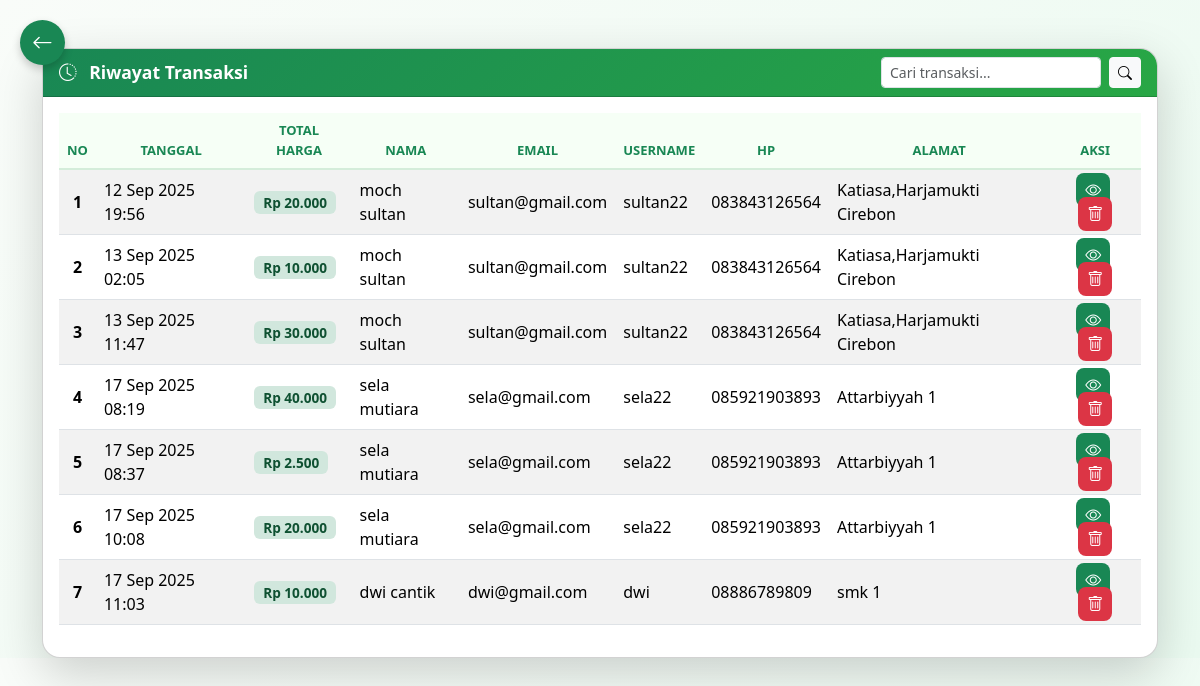
/riwayat_admin.php, run on the app's committed database.
### tables this page shows
CREATE TABLE `tb_transaksi` (
  `id_transaksi` int NOT NULL,
  `id_pelanggan` int NOT NULL,
  `tanggal` datetime NOT NULL,
  `total_harga` int NOT NULL
);

CREATE TABLE `tb_user` (
  `id` int NOT NULL,
  `nama` varchar(100) NOT NULL,
  `email` varchar(100) NOT NULL,
  `foto_profil` varchar(255) DEFAULT NULL,
  `username` varchar(50) NOT NULL,
  `password` varchar(255) NOT NULL,
  `hp` varchar(20) DEFAULT NULL,
  `alamat` text,
  `role` enum('admin','pelanggan') NOT NULL DEFAULT 'pelanggan',
  `created` timestamp NULL DEFAULT CURRENT_TIMESTAMP
);

### riwayat_admin.php (the view, shortened to what this page needs)
<?php
include "koneksi.php";
$sql = "
    SELECT t.id_transaksi, t.tanggal, t.total_harga,
           u.nama, u.email, u.username, u.hp, u.alamat
    FROM tb_transaksi t
    JOIN tb_user u ON t.id_pelanggan = u.id
";
$sql .= " ORDER BY t.tanggal ASC";
$result = mysqli_query($koneksi, $sql);
?>
<!DOCTYPE html>
<html lang="id">
<head>
  <link href="https://cdn.jsdelivr.net/npm/bootstrap@5.3.2/dist/css/bootstrap.min.css" rel="stylesheet">
  <link href="https://cdn.jsdelivr.net/npm/bootstrap-icons/font/bootstrap-icons.css" rel="stylesheet">
</head>
<body>
<a href="dashboard.php" class="btn-back" title="Kembali ke Dashboard">
  <i class="bi bi-arrow-left"></i>
</a>
<div class="container mt-5">
  <div class="card shadow-lg">
    <div class="card-header d-flex justify-content-between align-items-center">
      <span><i class="bi bi-clock-history me-2"></i> Riwayat Transaksi</span>
      <form class="d-flex" role="search" method="get">
        <input class="form-control form-control-sm me-2"
               type="search"
               placeholder="Cari transaksi..."
               name="q"
               value="<?= htmlspecialchars($_GET['q'] ?? '') ?>">
        <button class="btn btn-light btn-sm" type="submit">
          <i class="bi bi-search"></i>
        </button>
      </form>
    </div>
    <div class="card-body">
      <div class="table-responsive">
        <table class="table table-striped table-hover align-middle">
          <thead class="text-center">
            <tr>
              <th>No</th>
              <th>Tanggal</th>
              <th>Total Harga</th>
              <th>Nama</th>
              <th>Email</th>
              <th>Username</th>
              <th>HP</th>
              <th>Alamat</th>
              <th>Aksi</th>
            </tr>
          </thead>
          <tbody>
            <?php
              $no = 1;
              while ($row = mysqli_fetch_assoc($result)) :
            ?>
              <tr>
                <td class="text-center fw-semibold"><?= $no++ ?></td>
                <td><?= date("d M Y H:i", strtotime($row['tanggal'])) ?></td>
                <td><span class="badge badge-price">Rp <?= number_format($row['total_harga'], 0, ',', '.') ?></span></td>
                <td><?= htmlspecialchars($row['nama']) ?></td>
                <td><?= htmlspecialchars($row['email']) ?></td>
                <td><?= htmlspecialchars($row['username']) ?></td>
                <td><?= htmlspecialchars($row['hp']) ?></td>
                <td><?= htmlspecialchars($row['alamat']) ?></td>
                <td class="text-center">
                  <a href="detail_transaksi_admin.php?id=<?= $row['id_transaksi'] ?>"
                     class="action-btn view me-1" title="Lihat Detail">
                     <i class="bi bi-eye"></i>
                  </a>
                  <a href="hapus_transaksi.php?id=<?= $row['id_transaksi'] ?>"
                     class="action-btn delete"
                     onclick="return confirm('Yakin hapus transaksi ini?')"
                     title="Hapus">
                     <i class="bi bi-trash"></i>
                  </a>
                </td>
              </tr>
            <?php endwhile; ?>
          </tbody>
        </table>
      </div>
    </div>
  </div>
</div>
</body>
</html>

### riwayat_admin.php (style rules this page uses)
body { background: linear-gradient(135deg, #f9fcf9, #eafaf0); font-family: "Segoe UI", sans-serif; }
.card { border-radius: 18px; overflow: hidden; }
.card-header { background: linear-gradient(135deg, #198754, #28a745); color: white; font-weight: 600; font-size: 1.1rem; }
.table thead th { background-color: #f6fff6; color: #198754; font-weight: 600; text-transform: uppercase; font-size: 13px; border-bottom: 2px solid #d4edda; }
.table-striped tbody tr:nth-of-type(odd) { background-color: #fdfdfd; }
.badge-price { background: #d1e7dd; color: #0f5132; font-weight: 600; font-size: 0.85rem; }
.action-btn { border: none; padding: 6px 9px; border-radius: 8px; }
.action-btn.view { background-color: #198754; color: white; }
.action-btn.delete { background-color: #dc3545; color: white; }
.btn-back { position: fixed; top: 20px; left: 20px; background: #198754; color: #fff; font-size: 1.3rem; width: 45px; height: 45px; border-radius: 50%; display: flex; align-items: center; justify-content: center; box-shadow: 0 4px 8px rgba(0,0,0,0.2); transition: all 0.3s ease; text-decoration: none; z-index: 999; }

### data on the page
tb_transaksi: tanggal "12 Sep 2025 19:56", total_harga "20.000", tb_user.nama "moch sultan", tb_user.email "sultan@gmail.com", tb_user.username "sultan22", tb_user.hp "083843126564", tb_user.alamat "Katiasa,Harjamukti Cirebon"
tb_transaksi: tanggal "13 Sep 2025 02:05", total_harga "10.000", tb_user.nama "moch sultan", tb_user.email "sultan@gmail.com", tb_user.username "sultan22", tb_user.hp "083843126564", tb_user.alamat "Katiasa,Harjamukti Cirebon"
tb_transaksi: tanggal "13 Sep 2025 11:47", total_harga "30.000", tb_user.nama "moch sultan", tb_user.email "sultan@gmail.com", tb_user.username "sultan22", tb_user.hp "083843126564", tb_user.alamat "Katiasa,Harjamukti Cirebon"
tb_transaksi: tanggal "17 Sep 2025 08:19", total_harga "40.000", tb_user.nama "sela mutiara", tb_user.email "sela@gmail.com", tb_user.username "sela22", tb_user.hp "085921903893", tb_user.alamat "Attarbiyyah 1"
tb_transaksi: tanggal "17 Sep 2025 08:37", total_harga "2.500", tb_user.nama "sela mutiara", tb_user.email "sela@gmail.com", tb_user.username "sela22", tb_user.hp "085921903893", tb_user.alamat "Attarbiyyah 1"
tb_transaksi: tanggal "17 Sep 2025 10:08", total_harga "20.000", tb_user.nama "sela mutiara", tb_user.email "sela@gmail.com", tb_user.username "sela22", tb_user.hp "085921903893", tb_user.alamat "Attarbiyyah 1"
tb_transaksi: tanggal "17 Sep 2025 11:03", total_harga "10.000", tb_user.nama "dwi cantik", tb_user.email "dwi@gmail.com", tb_user.username "dwi", tb_user.hp "08886789809", tb_user.alamat "smk 1"
